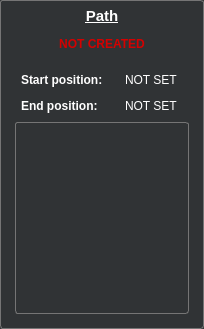
             <widget class="QFrame" name="verticalFrame_3">
              <property name="minimumSize">
               <size>
                <width>204</width>
                <height>0</height>
               </size>
              </property>
              <property name="maximumSize">
               <size>
                <width>204</width>
                <height>16777215</height>
               </size>
              </property>
              <property name="styleSheet">
               <string notr="true">QFrame { 
	background-color: #303335;
 	color: white;
	border: 1px solid #757575;
	border-radius: 3px;
	width: 100px;
	padding: 3px;
}

QLabel {
	border: 0px;
}

QDoubleSpinBox, QTextEdit {
    padding-right: 15px; /* make room for the arrows */
	background-color: #3b3e41;
    border: 1px solid #757575;
	border-radius: 0px;
	padding: 1px 3px;
	border-radius: 0px;
	color: white;
}

QDoubleSpinBox::up-button {
    subcontrol-origin: border;
    subcontrol-position: top right; /* position at the top right corner */
    width: 16px; /* 16 + 2*1px border-width = 15px padding + 3px parent border */
    border: 0px;
}

QDoubleSpinBox::up-arrow {
    image: url(Resources/arrow_up.png);
    width: 12px;
    height: 12px;
	padding-top: 3px;
	padding-right: 3px;
}

QDoubleSpinBox::up-arrow:hover {
	image: url(Resources/arrow_up_hover.png);
}

QDoubleSpinBox::down-button {
    subcontrol-origin: border;
    subcontrol-position: bottom right; /* position at bottom right corner */
    width: 16px;
    border: 0px;
    border-top-width: 0;
}

QDoubleSpinBox::down-arrow {
    image: url(Resources/arrow_down.png);
    width: 12px;
    height: 12px;
	padding-bottom: 3px;
	padding-right: 3px;
}

QDoubleSpinBox::down-arrow:hover {
	image: url(Resources/arrow_down_hover.png);
}

QPushButton#btnMapElementSaveProperties, QPushButton#btnMapElementRemove {
    background-color: #3b3e41;
    border-radius: 3px;
    border: 1px solid #757575;
    font: bold 12px;
	color: white;
    min-width: 5em;
    padding: 6px;
}

QPushButton#btnMapElementSaveProperties:hover, QPushButton#btnMapElementRemove:hover {
    background-color: #85b448;
}

QPushButton#btnMapElementSaveProperties:pressed, QPushButton#btnMapElementRemove:pressed {
    background-color: #d86a39;
}</string>
              </property>
              <layout class="QVBoxLayout" name="verticalLayout_10">
               <property name="topMargin">
                <number>0</number>
               </property>
               <item>
                <widget class="QLabel" name="pathLabel">
                 <property name="font">
                  <font>
                   <pointsize>11</pointsize>
                   <weight>75</weight>
                   <bold>true</bold>
                   <underline>true</underline>
                  </font>
                 </property>
                 <property name="text">
                  <string>Path</string>
                 </property>
                 <property name="alignment">
                  <set>Qt::AlignCenter</set>
                 </property>
                </widget>
               </item>
               <item>
                <widget class="QLabel" name="isPathSet">
                 <property name="font">
                  <font>
                   <weight>75</weight>
                   <bold>true</bold>
                  </font>
                 </property>
                 <property name="styleSheet">
                  <string notr="true">color: #d50000;</string>
                 </property>
                 <property name="text">
                  <string>NOT CREATED</string>
                 </property>
                 <property name="alignment">
                  <set>Qt::AlignCenter</set>
                 </property>
                </widget>
               </item>
               <item>
                <layout class="QFormLayout" name="pathProperties">
                 <property name="topMargin">
                  <number>10</number>
                 </property>
                 <item row="0" column="0">
                  <widget class="QLabel" name="pathStartPositionLabel_2">
                   <property name="font">
                    <font>
                     <weight>75</weight>
                     <bold>true</bold>
                    </font>
                   </property>
                   <property name="text">
                    <string>Start position: </string>
                   </property>
                  </widget>
                 </item>
                 <item row="0" column="1">
                  <widget class="QLabel" name="pathStartPositionLabel">
                   <property name="font">
                    <font>
                     <weight>50</weight>
                     <bold>false</bold>
                    </font>
                   </property>
                   <property name="styleSheet">
                    <string notr="true"/>
                   </property>
                   <property name="text">
                    <string>NOT SET</string>
                   </property>
                  </widget>
                 </item>
                 <item row="1" column="0">
                  <widget class="QLabel" name="pathEndPositionLabel_2">
                   <property name="font">
                    <font>
                     <weight>75</weight>
                     <bold>true</bold>
                    </font>
                   </property>
                   <property name="text">
                    <string>End position:  </string>
                   </property>
                  </widget>
                 </item>
                 <item row="1" column="1">
                  <widget class="QLabel" name="pathEndPositionLabel">
                   <property name="styleSheet">
                    <string notr="true"/>
                   </property>
                   <property name="text">
                    <string>NOT SET</string>
                   </property>
                  </widget>
                 </item>
                </layout>
               </item>
               <item>
                <widget class="QListWidget" name="pathElementsList">
                 <property name="sizePolicy">
                  <sizepolicy hsizetype="Preferred" vsizetype="Preferred">
                   <horstretch>0</horstretch>
                   <verstretch>0</verstretch>
                  </sizepolicy>
                 </property>
                 <property name="maximumSize">
                  <size>
                   <width>16777215</width>
                   <height>16777215</height>
                  </size>
                 </property>
                </widget>
               </item>
              </layout>
             </widget>
